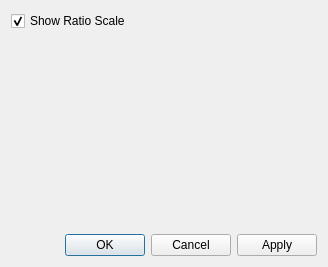
<?xml version="1.0" encoding="UTF-8"?>
<ui version="4.0">
 <class>MapScaleConfigWidget</class>
 <widget class="QDialog" name="MapScaleConfigWidget">
  <property name="geometry">
   <rect>
    <x>0</x>
    <y>0</y>
    <width>328</width>
    <height>267</height>
   </rect>
  </property>
  <property name="windowTitle">
   <string>Configure Scale Bar Plugin</string>
  </property>
  <layout class="QVBoxLayout" name="verticalLayout">
   <item>
    <widget class="QCheckBox" name="m_showRatioScaleCheckBox">
     <property name="text">
      <string>Show Ratio Scale</string>
     </property>
     <property name="checked">
      <bool>true</bool>
     </property>
    </widget>
   </item>
   <item>
    <spacer name="verticalSpacer">
     <property name="orientation">
      <enum>Qt::Vertical</enum>
     </property>
     <property name="sizeHint" stdset="0">
      <size>
       <width>20</width>
       <height>164</height>
      </size>
     </property>
    </spacer>
   </item>
   <item>
    <widget class="QDialogButtonBox" name="m_buttonBox">
     <property name="orientation">
      <enum>Qt::Horizontal</enum>
     </property>
     <property name="standardButtons">
      <set>QDialogButtonBox::Apply|QDialogButtonBox::Cancel|QDialogButtonBox::Ok</set>
     </property>
    </widget>
   </item>
  </layout>
 </widget>
 <resources/>
 <connections>
  <connection>
   <sender>m_buttonBox</sender>
   <signal>accepted()</signal>
   <receiver>MapScaleConfigWidget</receiver>
   <slot>accept()</slot>
   <hints>
    <hint type="sourcelabel">
     <x>248</x>
     <y>254</y>
    </hint>
    <hint type="destinationlabel">
     <x>157</x>
     <y>274</y>
    </hint>
   </hints>
  </connection>
  <connection>
   <sender>m_buttonBox</sender>
   <signal>rejected()</signal>
   <receiver>MapScaleConfigWidget</receiver>
   <slot>reject()</slot>
   <hints>
    <hint type="sourcelabel">
     <x>316</x>
     <y>260</y>
    </hint>
    <hint type="destinationlabel">
     <x>286</x>
     <y>274</y>
    </hint>
   </hints>
  </connection>
 </connections>
</ui>
